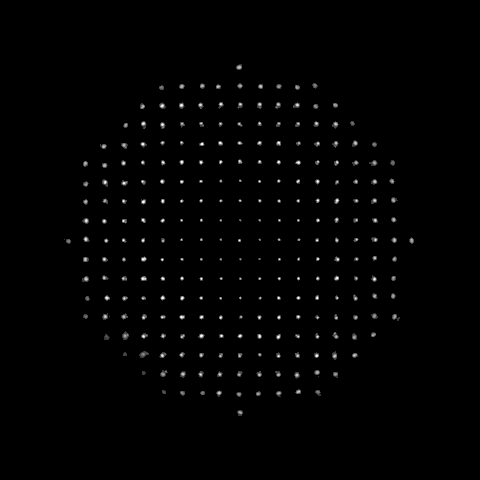
#> input picture 17-11-FourierAnalysis/images/RefExp.tif, 480 x 480 px
$ jupyter execute hartmann-fourier-analysis.ipynb
#> lines starting #> are read from the running program, lines starting #| are printed output that depends on the picture
[cell 1]
import numpy as np
import matplotlib.pyplot as plt
import pandas as pd
import scipy

import matplotlib.cm as cm

from matplotlib import rc
rc('font',**{'family':'serif','serif':['Times New Roman']})
rc('text', usetex=True)

[cell 2]
def create_circular_mask(img_ref, center_row, center_col, radius):
    #The radius will correspond to the larger period
    mask_circ = np.zeros_like(img_ref)
    for ii in range(center_col-radius, center_col + radius + 1):
        for jj in range(center_row-radius, center_row + radius + 1):
            d = np.sqrt((center_col-ii)**2 + (center_row-jj)**2)
            if (d < radius):
                mask_circ[ii][jj] = 1

    return mask_circ

[cell 3]
img = plt.imread('./images/RefExp.tif')
#> img is the input picture: shape (480, 480); min 0, max 255, mean 2.4

[cell 4]
img.shape
#> Out = (480, 480)

[cell 5]
plt.imshow(img, cmap="gray")
plt.axis('off')
plt.colorbar().set_label("${I}$", fontsize = 16)

We proceed to normalize the image

[cell 6]
img = img / np.max(img)

[cell 7]
plt.imshow(img, cmap="gray")
plt.axis('off')
plt.colorbar().set_label("${I}$", fontsize = 16)

[cell 8]
fft_img = np.fft.fft2(img)
fft_result = np.fft.fftshift(fft_img)

[cell 9]
plt.imshow((np.abs(fft_result))[200:280, 200:280], cmap="gray")
plt.title(f'$G_s(f_x,f_y)$', fontsize=16)
plt.colorbar().set_label("$log{I}$", fontsize = 16)
plt.hlines(y= 65, xmin = 0, xmax = 80)

It has a spatial period of 25 pixels. For that reason, I am going to begin at 240, move 25 pixels to the right and then make a circular mask of 12.5 pixels radius

[cell 10]
period = 25

center = 240

radius = int(25.0/2)

mask_x_ref = create_circular_mask(fft_result, 240+period, 240, radius)

[cell 11]
plt.imshow(np.abs(mask_x_ref), cmap="gray")
plt.vlines(x=240, ymin=200, ymax=400)
plt.hlines(y=240, xmin=200, xmax=400)

[cell 12]
img_fft_filtered_x_ref = fft_result * mask_x_ref

[cell 13]
plt.imshow(np.log(np.abs(img_fft_filtered_x_ref)), cmap="gray")
plt.title("$G(f_x, f_y)$", fontsize = 16)
# plt.axis('off')

[cell 14]
img_recovered_x_ref = np.fft.ifftshift(np.fft.ifft2(img_fft_filtered_x_ref))

Now we proceed to isolate one of the spots in the vertical direction

[cell 15]
mask_y_ref = create_circular_mask(fft_result, 240, 240+period, radius)

[cell 16]
plt.imshow(np.abs(mask_y_ref), cmap="gray")
plt.vlines(x=240, ymin=200, ymax = 300)
plt.hlines(y=240, xmin=200, xmax=300)

[cell 17]
fft_filtered_y_ref = fft_result * mask_y_ref

[cell 18]
plt.imshow(np.log(np.abs(fft_filtered_y_ref)), cmap="gray")
plt.title("$G(f_x, f_y)$", fontsize = 16)

[cell 19]
img_recovered_y_ref = np.fft.ifftshift(np.fft.ifft2(fft_filtered_y_ref))

[cell 20]
plt.imshow(np.log(np.abs(img_recovered_y_ref)), cmap="gray")
plt.title("$I$", fontsize = 16)
# plt.axis('off')

<center> <h1> <b> Imagen a probar </b></h1> </center>

[cell 21]
img_test = plt.imread('./images/ConicaExp.tif')
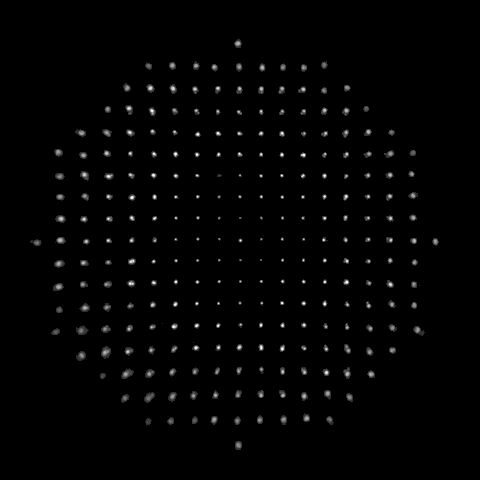
#> input picture 17-11-FourierAnalysis/images/ConicaExp.tif, 480 x 480 px
#> img_test is the input picture: shape (480, 480); min 0, max 255, mean 3.3

[cell 22]
plt.imshow(img_test, cmap="gray")
plt.axis('off')
plt.colorbar().set_label("${I}$", fontsize = 16)

[cell 23]
img_test = img_test / np.max(img_test)

[cell 24]
fft_img_test = np.fft.fft2(img_test)
fft_result_test = np.fft.fftshift(fft_img_test)

[cell 25]
plt.imshow((np.abs(fft_result_test)[200:300, 200:280]), cmap="gray")
plt.title(f'$G_s(f_x,f_y)$', fontsize=16)
plt.colorbar().set_label("$log{I}$", fontsize = 16)
plt.vlines(x=40, ymin=0, ymax = 100)
plt.vlines(x=18, ymin=0, ymax = 100)
plt.vlines(x=62, ymin=0, ymax = 100)

plt.hlines(y=18, xmin =0, xmax=80)
plt.hlines(y=40, xmin =0, xmax=80)
plt.hlines(y=62, xmin =0, xmax=80)

# plt.hlines(y= 65, xmin = 0, xmax = 80)

Based on the information before, it is known that the x and y spatial period is 22 pixels (not 25 as before)

[cell 26]
period_test = 22
radius_test = int(22/2)

center = 240

mask_x_test = create_circular_mask(fft_result, 240+period_test, 240, radius_test)

[cell 27]
plt.imshow(np.abs(mask_x_test), cmap="gray")
plt.vlines(x=240, ymin=200, ymax=400)
plt.hlines(y=240, xmin=200, xmax=400)

[cell 28]
img_fft_filtered_x_test = fft_result * mask_x_test

[cell 29]
plt.imshow(np.log(np.abs(img_fft_filtered_x_ref)), cmap="gray")
plt.title("$H(f_x, f_y)$", fontsize = 16)
# plt.axis('off')

[cell 30]
img_recovered_x_test = np.fft.ifftshift(np.fft.ifft2(img_fft_filtered_x_test))

[cell 31]
plt.imshow(np.log(np.abs(img_recovered_x_ref)), cmap="gray")
plt.title("$h$", fontsize = 16)
plt.axis('off')

Now, we are going to study the vertical direction

[cell 32]
mask_y_test = create_circular_mask(fft_result, 240, 240+period_test, radius_test)

[cell 33]
plt.imshow(np.abs(mask_y_ref), cmap="gray")
plt.vlines(x=240, ymin=200, ymax = 300)
plt.hlines(y=240, xmin=200, xmax=300)

[cell 34]
fft_filtered_y_test = fft_result * mask_y_test

[cell 35]
plt.imshow(np.log(np.abs(fft_filtered_y_ref)), cmap="gray")
plt.title("$H_y(f_x, f_y)$", fontsize = 16)

[cell 36]
img_recovered_y_test = np.fft.ifftshift(np.fft.ifft2(fft_filtered_y_test))

[cell 37]
plt.imshow(np.log(np.abs(img_recovered_y_test)), cmap="gray")
plt.title("$I$", fontsize = 16)
# plt.axis('off')

I have already extracted the info I need. Let see what proceeds

First, we are going to do the quotient between the phases oof the aberrated and the reference image for the x positions and the y positions

[cell 38]
hx_gx = img_recovered_x_test/img_recovered_x_ref
hy_gy = img_recovered_y_test/img_recovered_y_ref

[cell 39]
phi_x = np.arctan2(hx_gx.imag, hx_gx.real)
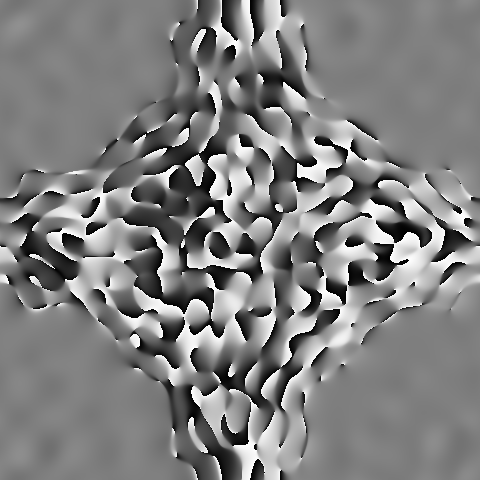
#> phi_x: shape (480, 480) float64; min -3.14, max 3.14, mean 0.0237; drawn with min black and max white
gamma_y = np.arctan2(hy_gy.imag, hy_gy.real)
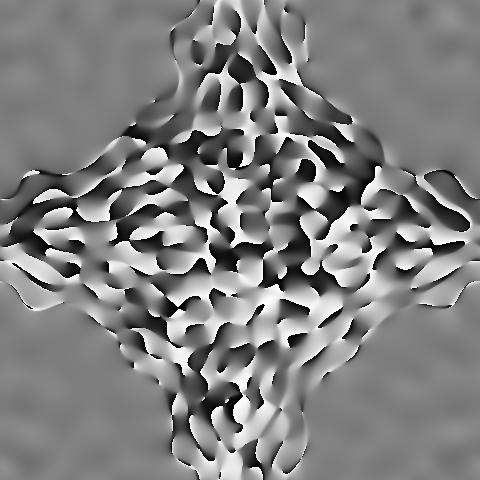
#> gamma_y: shape (480, 480) float64; min -3.14, max 3.14, mean 0.0447; drawn with min black and max white

[cell 40]
import numpy as np

# --- 1. USER INPUT REQUIRED ---
# You MUST set this value based on your image acquisition system.
# Example: If your spot pitch is 10 pixels, f_grid = 1/10 = 0.1
f_grid = 1/25 # <--- REPLACE WITH YOUR ACTUAL SPATIAL FREQUENCY (in cycles/pixel)
# ------------------------------

# 2. Compute the final slope maps
# (The slopes are now in units of [length]/[pixel_length])
slope_map_x = phi_x / (2 * np.pi * f_grid)
slope_map_y = gamma_y / (2 * np.pi * f_grid)

# You now have the two components of the wavefront gradient!
